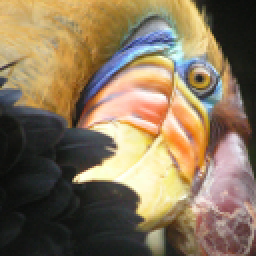
#> input picture bird_small.png, 128 x 128 px (shown 2 times larger)
$ python kmeans_sklearn.py
#> lines starting #> are read from the running program, lines starting #| are printed output that depends on the picture
### utils.py
import matplotlib.pyplot as plt

def plotimages(train_image, prediction):
    #Plot images side by side (compressed on the right)
    _,ax= plt.subplots(nrows= 1, ncols= 2)
    ax[0].imshow(train_image)
    ax[1].imshow(prediction)
    plt.show()

def piechart(values, colors):
    plt.pie(values, colors= colors)
    plt.show()

### kmeans_sklearn.py
from sklearn.cluster import KMeans
import numpy as np
from skimage import io
import matplotlib.pyplot as plt
import utils

train_image = np.array(io.imread("bird_small.png"), dtype=np.float32) / 255
# plt.imshow(train_image) #Show the train image for sanity check
# plt.show()

height = train_image.shape[0]
#> height = 128
width = train_image.shape[1]
#> width = 128
channels = train_image.shape[2]
#> channels = 3
train_image_ = train_image.reshape(-1, channels)
n_clusters= 64

kmeans = KMeans(n_clusters= n_clusters, init= 'random', n_init= 10, max_iter= 10, random_state= 0).fit(train_image_)

index= kmeans.labels_   #This gives the indices which is of shape train_image.shape[0]xn ((height*widht), channels)
#> index = 16384 values, max 63 at index 5195, min 0 at index 1745, mean 30.53
centroids= kmeans.cluster_centers_  #This gives the centroids which is of shape kxn (k, channels)
#> centroids = 64 rows, first 8: [0.87, 0.835, 0.836], [0.24, 0.176, 0.126], [0.821, 0.691, 0.444], [0.983, 0.701, 0.492], [0.546, 0.591, 0.584], [0.983, 0.879, 0.804], [0.99, 0.978, 0.817], [0.0578, 0.0634, 0.0536]
prediction = centroids[index,:].reshape(height, width, channels)
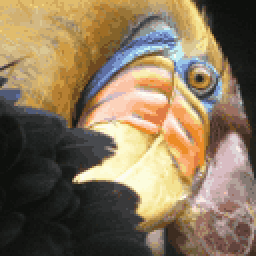
#> prediction: shape (128, 128, 3) float32 (shown 2 times larger); mean of channels 0, 1, 2 0.531, 0.46, 0.358; drawn as R, G, B

print(type(centroids))
#| <class 'numpy.ndarray'>

#Plot train image and compressed image side by side
utils.plotimages(train_image, prediction)
#> in plotimages, `plt.show()`:
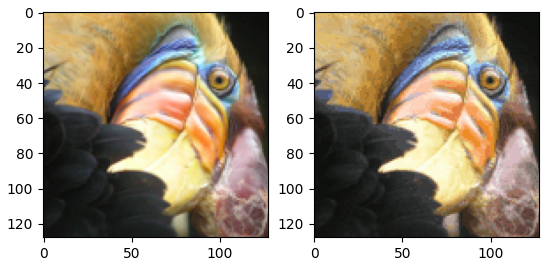
#> figure drawn by matplotlib, 2 panels

#Plot color palette
utils.piechart(values= np.ones((n_clusters,)), colors= centroids)
#> in piechart, `plt.show()`:
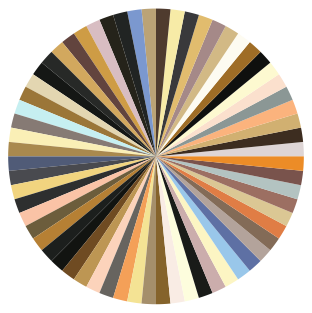
#> figure drawn by matplotlib, 1 panel
